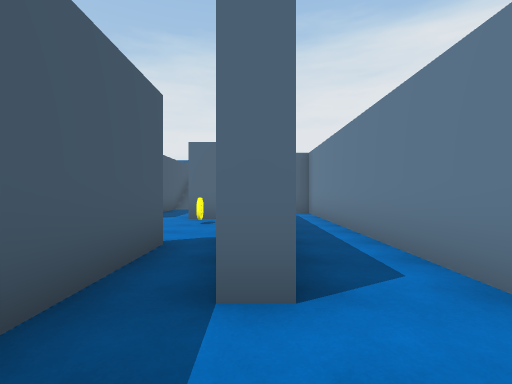
View 1 (above)

13 first-person views from a walk through a Unity game level. The camera is 1.4 m above the floor, looks level and sees 85° across. The floor is counted in squares, 2 m on a side. Each view is taken from the middle of a square. On the plan, view 1 faces up. The plan holds only what a view shows up to about 9 squares ahead; the rest is blank. The place goes on beyond the plan. The player is left out.

View 2
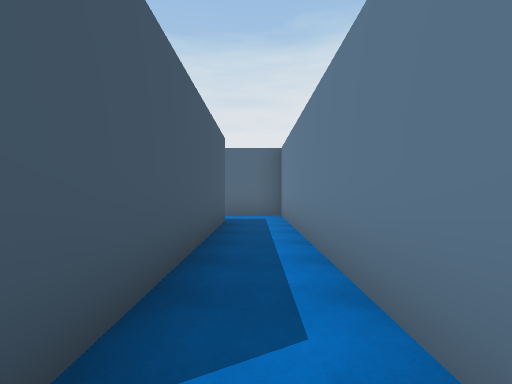

View 3
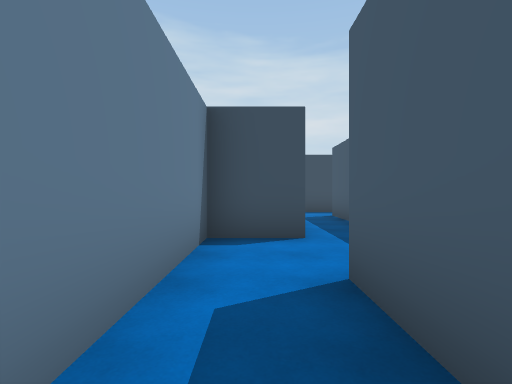

View 4
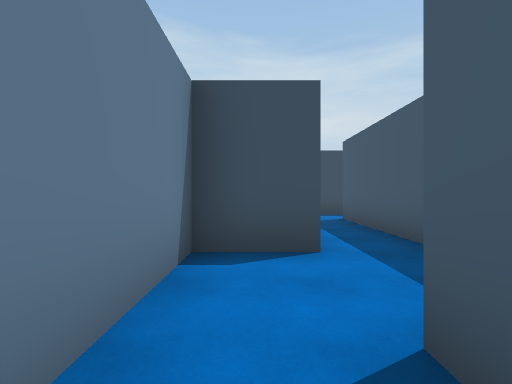

View 5
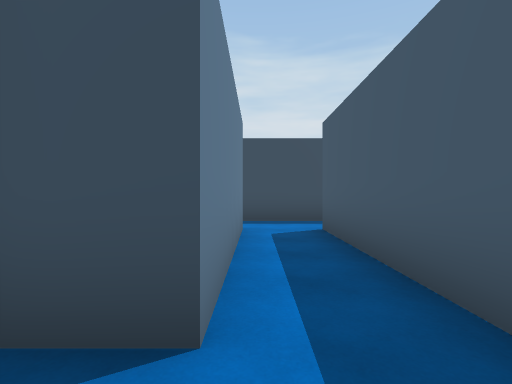

View 6
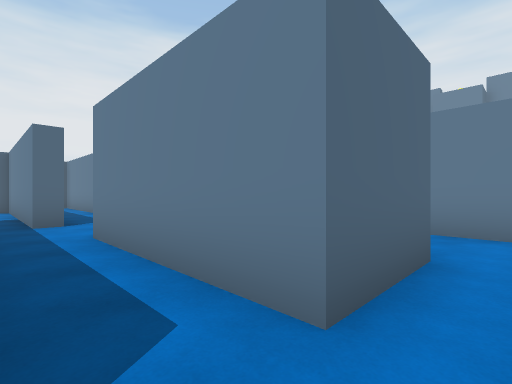

View 7
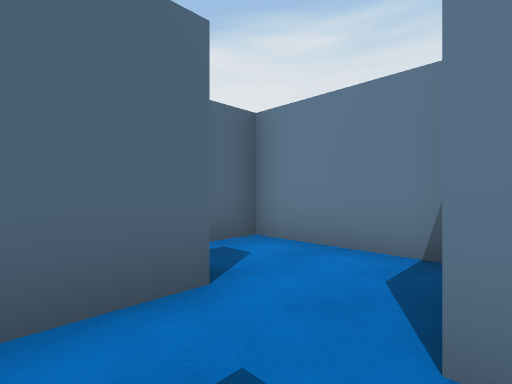

View 8
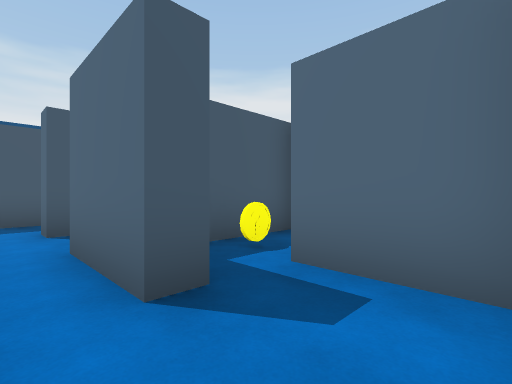

View 9
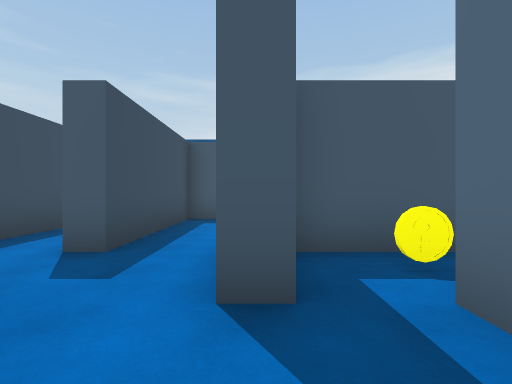

View 10
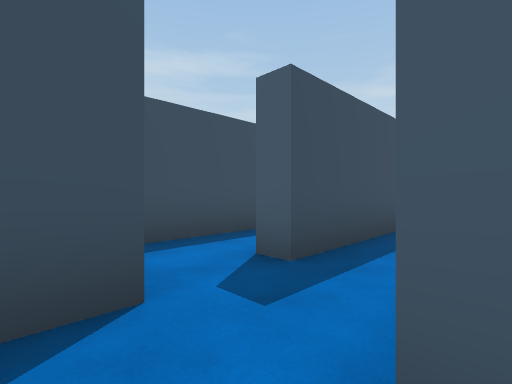

View 11
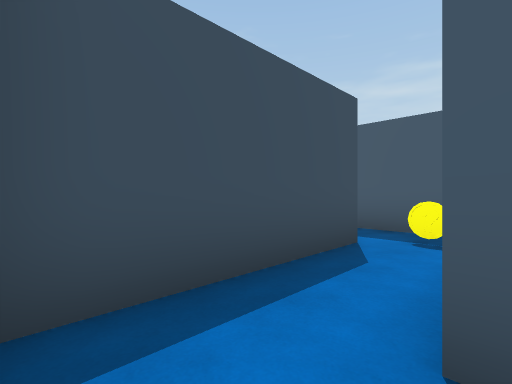

View 12
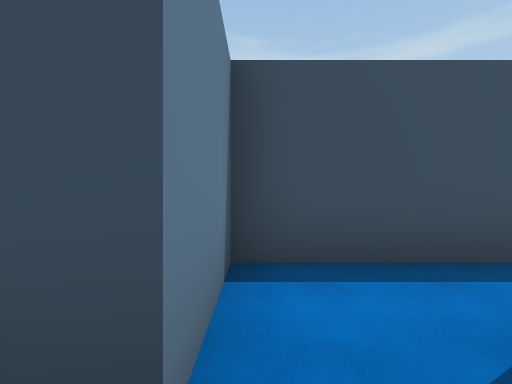

View 13
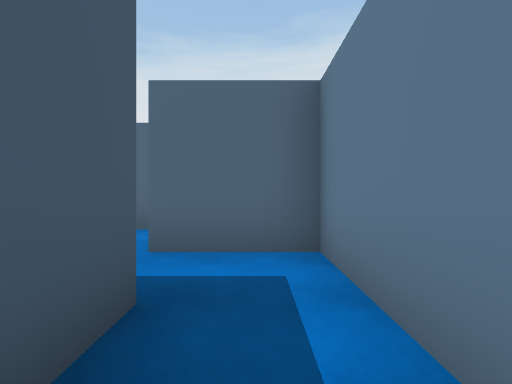

### Floor plan
Key: @ floor where view 1 was taken; # wall or solid block; . main floor; : floor 4 m higher than the main floor; O other object.
Columns run from 2 left of view 1 to 5 right of it. Each row starts with its distance up from view 1.
 10   ###
  9   ..#
  8 .##.#
  7 ..#.#
  6 .O#.#
  5 ..#.#
  4  .#.#
  3  ##.#
  2  ##.#
  1  #..#
  0  #@##
 -1  #.#
 -2  #.#O###
 -3  #.#...#
 -4 .#.##..#
 -5 .......#
 -6 ::#..###
 -7 O....#
 -8 .#####

Where each view was taken, in squares from view 1:
view 1: 0 up, 0 right, facing up
view 2: 1 up, 1 right, facing up
view 3: 4 up, 1 right, facing down
view 4: 3 up, 1 right, facing down
view 5: 1 up, 0 right, facing down
view 6: 5 down, 1 left, facing up-right
view 7: 6 down, 1 right, facing up-right
view 8: 5 down, 4 right, facing up-left
view 9: 4 down, 4 right, facing left
view 10: 4 down, 3 right, facing down-left
view 11: 6 down, 2 right, facing down-left
view 12: 5 down, 2 right, facing down
view 13: 6 up, 1 right, facing up
